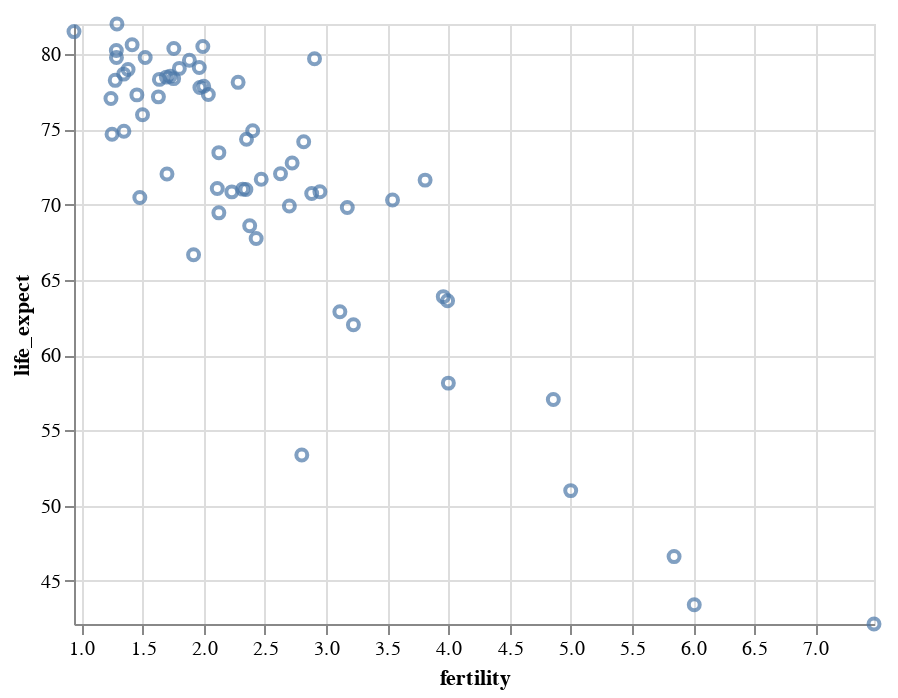

Here is the notebook cell this chart was saved with:
### Markdown cell above
- 이렇게 하면, 축 스케일에 원점이 포함되지 않는다.  
  - 그래도 일부 내부 여백(padding)이 여전히 포함되는데,  
    5 또는 10 등의 배수 수치로 눈금선을 멋지게(nice) 처리하기 위한 것이다.  
  - `nice=False` 인자를 추가로 지정할 수 있다.

### Code cell
alt.Chart(data2000).mark_point().encode(
    alt.X('fertility:Q', scale=alt.Scale(zero=False, nice=False)),   # 스케일 맵핑 설정 
    alt.Y('life_expect:Q', scale=alt.Scale(zero=False, nice=False))  # 스케일 맵핑 설정
)

### Figure 1 — Vega-Lite specification as saved in the notebook (floating-point values rounded to 4 significant figures)
{"config": {"view": {"continuousWidth": 400, "continuousHeight": 300}}, "data": {"name": "data-fdeb0b749a6385830bd1445d39ad6ea0"}, "mark": "point", "encoding": {"x": {"type": "quantitative", "field": "fertility", "scale": {"nice": false, "zero": false}}, "y": {"type": "quantitative", "field": "life_expect", "scale": {"nice": false, "zero": false}}}, "$schema": "https://vega.github.io/schema/vega-lite/v4.8.1.json", "datasets": {"data-fdeb0b749a6385830bd1445d39ad6ea0": [{"year": 2000, "country": "Afghanistan", "cluster": 0, "pop": 23898198, "life_expect": 42.13, "fertility": 7.479}, {"year": 2000, "country": "Argentina", "cluster": 3, "pop": 37497728, "life_expect": 74.34, "fertility": 2.35}, {"year": 2000, "country": "Aruba", "cluster": 3, "pop": 69539, "life_expect": 73.45, "fertility": 2.124}, {"year": 2000, "country": "Australia", "cluster": 4, "pop": 19164620, "life_expect": 80.37, "fertility": 1.756}, {"year": 2000, "country": "Austria", "cluster": 1, "pop": 8113413, "life_expect": 78.98, "fertility": 1.382}, {"year": 2000, "country": "Bahamas", "cluster": 3, "pop": 290075, "life_expect": 71.07, "fertility": 2.111}, {"year": 2000, "country": "Bangladesh", "cluster": 0, "pop": 130406594, "life_expect": 62.01, "fertility": 3.224}, {"year": 2000, "country": "Barbados", "cluster": 3, "pop": 273483, "life_expect": 75.97, "fertility": 1.5}, {"year": 2000, "country": "Belgium", "cluster": 1, "pop": 10263618, "life_expect": 78.32, "fertility": 1.638}, {"year": 2000, "country": "Bolivia", "cluster": 3, "pop": 8152620, "life_expect": 63.88, "fertility": 3.958}, {"year": 2000, "country": "Brazil", "cluster": 3, "pop": 175552771, "life_expect": 71.01, "fertility": 2.345}, {"year": 2000, "country": "Canada", "cluster": 3, "pop": 31278097, "life_expect": 79.77, "fertility": 1.522}, {"year": 2000, "country": "Chile", "cluster": 3, "pop": 15153450, "life_expect": 77.86, "fertility": 2.0}, {"year": 2000, "country": "China", "cluster": 4, "pop": 1262645000, "life_expect": 72.03, "fertility": 1.7}, {"year": 2000, "country": "Colombia", "cluster": 3, "pop": 39685655, "life_expect": 71.68, "fertility": 2.47}, {"year": 2000, "country": "Costa Rica", "cluster": 3, "pop": 3710558, "life_expect": 78.12, "fertility": 2.281}, {"year": 2000, "country": "Croatia", "cluster": 1, "pop": 4410830, "life_expect": 74.88, "fertility": 1.348}, {"year": 2000, "country": "Cuba", "cluster": 3, "pop": 11134273, "life_expect": 77.16, "fertility": 1.63}, {"year": 2000, "country": "Dominican Republic", "cluster": 3, "pop": 8385828, "life_expect": 70.85, "fertility": 2.95}, {"year": 2000, "country": "Ecuador", "cluster": 3, "pop": 12505204, "life_expect": 74.17, "fertility": 2.817}, {"year": 2000, "country": "Egypt", "cluster": 5, "pop": 70492342, "life_expect": 69.81, "fertility": 3.174}, {"year": 2000, "country": "El Salvador", "cluster": 3, "pop": 6122515, "life_expect": 70.73, "fertility": 2.883}, {"year": 2000, "country": "Finland", "cluster": 1, "pop": 5168595, "life_expect": 78.37, "fertility": 1.754}, {"year": 2000, "country": "France", "cluster": 1, "pop": 59381628, "life_expect": 79.59, "fertility": 1.883}, {"year": 2000, "country": "Georgia", "cluster": 1, "pop": 4777209, "life_expect": 70.48, "fertility": 1.478}, {"year": 2000, "country": "Germany", "cluster": 1, "pop": 82187909, "life_expect": 78.67, "fertility": 1.346}, {"year": 2000, "country": "Greece", "cluster": 1, "pop": 10559110, "life_expect": 78.26, "fertility": 1.277}, {"year": 2000, "country": "Grenada", "cluster": 3, "pop": 89312, "life_expect": 67.75, "fertility": 2.429}, {"year": 2000, "country": "Haiti", "cluster": 3, "pop": 7306302, "life_expect": 58.14, "fertility": 4.0}, {"year": 2000, "country": "Hong Kong", "cluster": 4, "pop": 6658720, "life_expect": 81.5, "fertility": 0.94}, {"year": 2000, "country": "Iceland", "cluster": 1, "pop": 281043, "life_expect": 80.5, "fertility": 1.993}, {"year": 2000, "country": "India", "cluster": 0, "pop": 1007702000, "life_expect": 62.88, "fertility": 3.113}, {"year": 2000, "country": "Indonesia", "cluster": 4, "pop": 206265000, "life_expect": 68.59, "fertility": 2.376}, {"year": 2000, "country": "Iran", "cluster": 5, "pop": 65660289, "life_expect": 69.45, "fertility": 2.124}, {"year": 2000, "country": "Iraq", "cluster": 5, "pop": 22675617, "life_expect": 57.05, "fertility": 4.858}, {"year": 2000, "country": "Ireland", "cluster": 1, "pop": 3791690, "life_expect": 77.78, "fertility": 1.969}, {"year": 2000, "country": "Israel", "cluster": 5, "pop": 5842454, "life_expect": 79.7, "fertility": 2.906}, {"year": 2000, "country": "Italy", "cluster": 1, "pop": 57719337, "life_expect": 80.24, "fertility": 1.286}, {"year": 2000, "country": "Jamaica", "cluster": 3, "pop": 2615467, "life_expect": 72.05, "fertility": 2.628}, {"year": 2000, "country": "Japan", "cluster": 4, "pop": 126699784, "life_expect": 82.0, "fertility": 1.291}, {"year": 2000, "country": "Kenya", "cluster": 2, "pop": 29985839, "life_expect": 50.99, "fertility": 5.0}, {"year": 2000, "country": "South Korea", "cluster": 4, "pop": 21647682, "life_expect": 66.66, "fertility": 1.917}, {"year": 2000, "country": "North Korea", "cluster": 4, "pop": 47351083, "life_expect": 77.05, "fertility": 1.242}, {"year": 2000, "country": "Lebanon", "cluster": 5, "pop": 3578036, "life_expect": 71.03, "fertility": 2.319}, {"year": 2000, "country": "Mexico", "cluster": 3, "pop": 99926620, "life_expect": 74.9, "fertility": 2.401}, {"year": 2000, "country": "Netherlands", "cluster": 1, "pop": 15907853, "life_expect": 78.53, "fertility": 1.726}, {"year": 2000, "country": "New Zealand", "cluster": 4, "pop": 3819762, "life_expect": 79.11, "fertility": 1.964}, {"year": 2000, "country": "Nigeria", "cluster": 2, "pop": 114306700, "life_expect": 46.61, "fertility": 5.845}, {"year": 2000, "country": "Norway", "cluster": 1, "pop": 4492400, "life_expect": 79.05, "fertility": 1.801}, {"year": 2000, "country": "Pakistan", "cluster": 0, "pop": 146342958, "life_expect": 63.61, "fertility": 3.994}, {"year": 2000, "country": "Peru", "cluster": 3, "pop": 25979722, "life_expect": 69.91, "fertility": 2.7}, {"year": 2000, "country": "Philippines", "cluster": 4, "pop": 79739825, "life_expect": 70.3, "fertility": 3.544}, {"year": 2000, "country": "Poland", "cluster": 1, "pop": 38654164, "life_expect": 74.67, "fertility": 1.251}, {"year": 2000, "country": "Portugal", "cluster": 1, "pop": 10335597, "life_expect": 77.29, "fertility": 1.454}, {"year": 2000, "country": "Rwanda", "cluster": 2, "pop": 7507056, "life_expect": 43.41, "fertility": 6.01}, {"year": 2000, "country": "Saudi Arabia", "cluster": 5, "pop": 23153090, "life_expect": 71.63, "fertility": 3.81}, {"year": 2000, "country": "South Africa", "cluster": 2, "pop": 44066197, "life_expect": 53.37, "fertility": 2.802}, {"year": 2000, "country": "Spain", "cluster": 1, "pop": 40016081, "life_expect": 79.78, "fertility": 1.287}, {"year": 2000, "country": "Switzerland", "cluster": 1, "pop": 7266920, "life_expect": 80.62, "fertility": 1.415}, {"year": 2000, "country": "Turkey", "cluster": 1, "pop": 65666677, "life_expect": 70.84, "fertility": 2.23}, {"year": 2000, "country": "United Kingdom", "cluster": 1, "pop": 59522468, "life_expect": 78.47, "fertility": 1.695}, {"year": 2000, "country": "United States", "cluster": 3, "pop": 282338631, "life_expect": 77.31, "fertility": 2.038}, {"year": 2000, "country": "Venezuela", "cluster": 3, "pop": 23542649, "life_expect": 72.77, "fertility": 2.723}]}}
